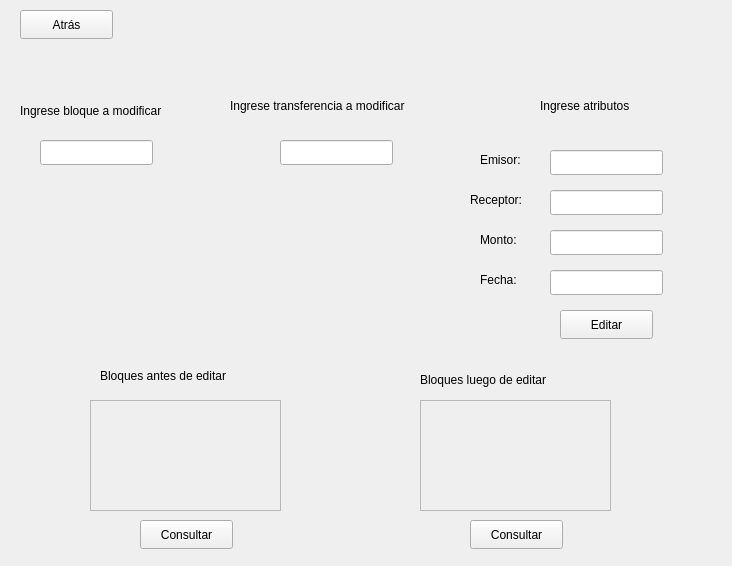
<?xml version="1.0" encoding="UTF-8"?>
<ui version="4.0">
 <class>menuModificar</class>
 <widget class="QWidget" name="menuModificar">
  <property name="geometry">
   <rect>
    <x>0</x>
    <y>0</y>
    <width>732</width>
    <height>566</height>
   </rect>
  </property>
  <property name="windowTitle">
   <string>Form</string>
  </property>
  <widget class="QPushButton" name="btn_atras">
   <property name="geometry">
    <rect>
     <x>20</x>
     <y>10</y>
     <width>93</width>
     <height>29</height>
    </rect>
   </property>
   <property name="text">
    <string>Atrás</string>
   </property>
  </widget>
  <widget class="QPushButton" name="consulta1">
   <property name="geometry">
    <rect>
     <x>140</x>
     <y>520</y>
     <width>93</width>
     <height>29</height>
    </rect>
   </property>
   <property name="text">
    <string>Consultar</string>
   </property>
  </widget>
  <widget class="QLabel" name="label">
   <property name="geometry">
    <rect>
     <x>100</x>
     <y>360</y>
     <width>171</width>
     <height>31</height>
    </rect>
   </property>
   <property name="text">
    <string>Bloques antes de editar</string>
   </property>
  </widget>
  <widget class="QScrollArea" name="scrollArea">
   <property name="geometry">
    <rect>
     <x>90</x>
     <y>400</y>
     <width>191</width>
     <height>111</height>
    </rect>
   </property>
   <property name="widgetResizable">
    <bool>true</bool>
   </property>
   <widget class="QWidget" name="scrollAreaWidgetContents">
    <property name="geometry">
     <rect>
      <x>0</x>
      <y>0</y>
      <width>189</width>
      <height>109</height>
     </rect>
    </property>
   </widget>
  </widget>
  <widget class="QLabel" name="label_2">
   <property name="geometry">
    <rect>
     <x>20</x>
     <y>100</y>
     <width>191</width>
     <height>21</height>
    </rect>
   </property>
   <property name="text">
    <string>Ingrese bloque a modificar</string>
   </property>
  </widget>
  <widget class="QLineEdit" name="num_bloque">
   <property name="geometry">
    <rect>
     <x>40</x>
     <y>140</y>
     <width>113</width>
     <height>25</height>
    </rect>
   </property>
  </widget>
  <widget class="QLabel" name="label_3">
   <property name="geometry">
    <rect>
     <x>230</x>
     <y>90</y>
     <width>221</width>
     <height>31</height>
    </rect>
   </property>
   <property name="text">
    <string>Ingrese transferencia a modificar</string>
   </property>
  </widget>
  <widget class="QLineEdit" name="num_transferencia">
   <property name="geometry">
    <rect>
     <x>280</x>
     <y>140</y>
     <width>113</width>
     <height>25</height>
    </rect>
   </property>
  </widget>
  <widget class="QLabel" name="label_4">
   <property name="geometry">
    <rect>
     <x>540</x>
     <y>90</y>
     <width>121</width>
     <height>31</height>
    </rect>
   </property>
   <property name="text">
    <string>Ingrese atributos</string>
   </property>
  </widget>
  <widget class="QLineEdit" name="emisor">
   <property name="geometry">
    <rect>
     <x>550</x>
     <y>150</y>
     <width>113</width>
     <height>25</height>
    </rect>
   </property>
  </widget>
  <widget class="QLineEdit" name="receptor">
   <property name="geometry">
    <rect>
     <x>550</x>
     <y>190</y>
     <width>113</width>
     <height>25</height>
    </rect>
   </property>
  </widget>
  <widget class="QLineEdit" name="monto">
   <property name="geometry">
    <rect>
     <x>550</x>
     <y>230</y>
     <width>113</width>
     <height>25</height>
    </rect>
   </property>
  </widget>
  <widget class="QLineEdit" name="fecha">
   <property name="geometry">
    <rect>
     <x>550</x>
     <y>270</y>
     <width>113</width>
     <height>25</height>
    </rect>
   </property>
  </widget>
  <widget class="QLabel" name="label_5">
   <property name="geometry">
    <rect>
     <x>480</x>
     <y>150</y>
     <width>63</width>
     <height>20</height>
    </rect>
   </property>
   <property name="text">
    <string>Emisor:</string>
   </property>
  </widget>
  <widget class="QLabel" name="label_6">
   <property name="geometry">
    <rect>
     <x>470</x>
     <y>190</y>
     <width>63</width>
     <height>20</height>
    </rect>
   </property>
   <property name="text">
    <string>Receptor:</string>
   </property>
  </widget>
  <widget class="QLabel" name="label_7">
   <property name="geometry">
    <rect>
     <x>480</x>
     <y>230</y>
     <width>63</width>
     <height>20</height>
    </rect>
   </property>
   <property name="text">
    <string>Monto:</string>
   </property>
  </widget>
  <widget class="QLabel" name="label_8">
   <property name="geometry">
    <rect>
     <x>480</x>
     <y>270</y>
     <width>63</width>
     <height>20</height>
    </rect>
   </property>
   <property name="text">
    <string>Fecha:</string>
   </property>
  </widget>
  <widget class="QLabel" name="label_9">
   <property name="geometry">
    <rect>
     <x>420</x>
     <y>370</y>
     <width>201</width>
     <height>20</height>
    </rect>
   </property>
   <property name="text">
    <string>Bloques luego de editar</string>
   </property>
  </widget>
  <widget class="QPushButton" name="consulta1_2">
   <property name="geometry">
    <rect>
     <x>470</x>
     <y>520</y>
     <width>93</width>
     <height>29</height>
    </rect>
   </property>
   <property name="text">
    <string>Consultar</string>
   </property>
  </widget>
  <widget class="QScrollArea" name="scrollArea_2">
   <property name="geometry">
    <rect>
     <x>420</x>
     <y>400</y>
     <width>191</width>
     <height>111</height>
    </rect>
   </property>
   <property name="widgetResizable">
    <bool>true</bool>
   </property>
   <widget class="QWidget" name="scrollAreaWidgetContents_2">
    <property name="geometry">
     <rect>
      <x>0</x>
      <y>0</y>
      <width>189</width>
      <height>109</height>
     </rect>
    </property>
   </widget>
  </widget>
  <widget class="QPushButton" name="pushButton">
   <property name="geometry">
    <rect>
     <x>560</x>
     <y>310</y>
     <width>93</width>
     <height>29</height>
    </rect>
   </property>
   <property name="text">
    <string>Editar</string>
   </property>
  </widget>
 </widget>
 <resources/>
 <connections/>
</ui>
